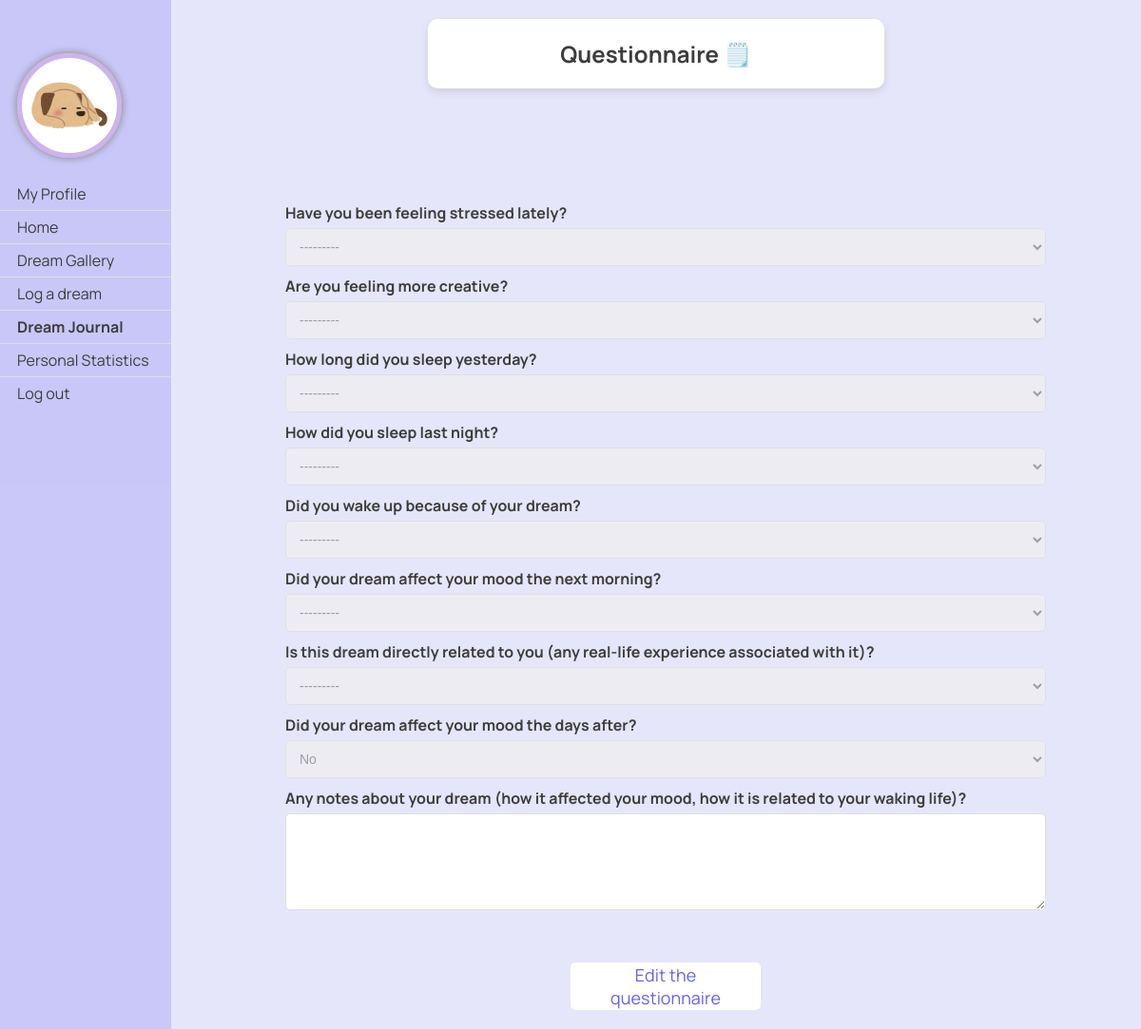
The app's page /dreams/questionnaire/312/ (signed in) with its own data.
### dreams/models.py (models this page shows, shortened)
class Profile(models.Model):
    user = models.OneToOneField(User, on_delete=models.CASCADE)
    avatar = models.CharField(max_length=100, choices=[
        ('1.jpg', 'Picture 1'),
        ('3.jpg', 'Picture 3'),
        ('4.jpg', 'Picture 4'),
        ('5.jpg', 'Picture 5'),
        ('6.jpg', 'Picture 6'),
        ('7.jpg', 'Picture 7'),
        ('8.jpg', 'Picture 8'),
        ('9.jpg', 'Picture 9'),
        ('10.jpg', 'Picture 10'),
        ('11.jpg', 'Picture 11'),
        ('12.jpg', 'Picture 12'),
        ('13.jpg', 'Picture 13'),
    ],
                              default='1.jpg')
    bio = models.TextField()

class Questionnaire(models.Model):
    dream = models.OneToOneField(Dream, on_delete=models.CASCADE, related_name='questionnaire')
    quality_option = [
        ('0', 'Very poor'),
        ('1', 'Poor'),
        ('2', 'Neutral'),
        ('3', 'Good'),
        ('4', 'Very Good'),
    ]
    boolean_option = [
        ('0', 'No'),
        ('1', 'Yes'),
    ]
    duration_option = [
        ('0', 'Less than 3 hours'),
        ('1', '3-5 hours'),
        ('2', '6-8 hours'),
        ('3', 'More than 8 hours'),
    ]
    stress = models.CharField(max_length=1, choices=boolean_option, blank=True, null=True)
    creativity = models.CharField(max_length=1, choices=boolean_option, blank=True, null=True)
    sleep_duration = models.CharField(max_length=1, choices=duration_option, blank=True, null=True)
    sleep_quality = models.CharField(max_length=1, choices=quality_option, blank=True, null=True)
    awakening = models.CharField(max_length=1, choices=boolean_option, blank=True, null=True)
    morning_mood = models.CharField(max_length=1, choices=boolean_option, blank=True, null=True)
    dream_relation_oneself = models.CharField(max_length=1, choices=boolean_option, blank=True, null=True)
    dream_impact_mood = models.CharField(max_length=1, choices=boolean_option, blank=True, null=True)
    notes = models.TextField(blank=True, null=True)

### dreams/views.py (the view, shortened to what this page needs)
# urls.py: path('questionnaire/<int:dream_id>/', views.questionnaire, name='questionnaire'),
@login_required
def questionnaire(request, dream_id):
    dream = get_object_or_404(Dream, id=dream_id)
    edit_questionnaire = False
    view_only = request.method == 'GET'
    if hasattr(dream, 'questionnaire'):
        questionnaire = dream.questionnaire
        form = QuestionnaireForm(instance=questionnaire)
        if view_only:
            for field in form.fields.values():
                field.widget.attrs['disabled'] = 'disabled'
    else:
        questionnaire = None
        form = QuestionnaireForm()
    return render(request, 'dreams/questionnaire.html', {'form': form, 'dream': dream, 'view_only': view_only, 'edit_questionnaire': edit_questionnaire})

### dreams/templates/dreams/questionnaire.html (shortened to what this page needs)
{% load static %}
<!DOCTYPE html>
<html lang="en">
<head>
    <link rel="stylesheet" type="text/css" href="{% static 'css/styles.css' %}">
</head>
<body>
<div class="sidenav">
    <a href="{% url 'dreams:profile' %}" class="profile-link">
        <img src="{% static 'pfps/'|add:user.profile.avatar %}"
             style="width: 100px; height: 100px; border-radius: 50%; border: 5px solid #cdb4eb; box-shadow: 0 0 10px #808080;">
        <br></br>
        <span>My Profile</span>
    </a>
    <a href="/">Home</a>
    <a href="{% url 'dreams:gallery' %}">Dream Gallery</a>
    <a href="{% url 'dreams:log_dream' %}">Log a dream</a>
    <a href="{% url 'dreams:dream_journal' %}"><b>Dream Journal</b></a>
    <a href="{% url 'dreams:personal_statistics' %}">Personal Statistics</a>
    <a href="{% url 'logout' %}">Log out</a>
</div>
<div class="header">
    <h2>Questionnaire 🗒️</h2>
</div>
    <div class="container">
        <form class="form-container" method="post">
            {% for field in form %}
                <div class="form-group">
                    {{ field.label_tag }}
                    {{ field }}
                </div>
            {% endfor %}
            {% if view_only %}
                <div style="display: flex; gap: 10px; margin-top: 50px; justify-content: center;">
                    <form action="{% url 'dreams:questionnaire' dream.id %}" method="post">
                        <button type="submit" name="edit_questionnaire" value="true" class="btn">Edit the questionnaire</button>
                    </form>
                </div>
             {% else %}
             <button type="submit" class="btn btn-primary">Submit</button>
            {% endif %}
        </form>
    </div>
</body>
</html>

### static/css/styles.css (style rules this page uses)
body { font-family: 'Manrope', -apple-system, BlinkMacSystemFont, "Segoe UI", Roboto, Oxygen-Sans, Ubuntu, Cantarell, "Helvetica Neue", sans-serif; margin: 0; padding: 0; background-color: #E6E6FA; }
.button, button { font-family: 'Manrope', sans-serif; background-color: white; color: rgba(103, 96, 240); text-decoration: none; padding: 10px 20px; border: none; border-radius: 5px; font-size: 18px; cursor: pointer; width: 200px; height: 50px; display: inline-flex; align-items: center; justify-content: center; transition: background-color 0.3s, color 0.3s; }

### dreams/templates/dreams/questionnaire.html (style rules this page uses)
body, html { margin: 0; padding: 0; width: 100%; height: 100%; font-family: 'Manrope', -apple-system, BlinkMacSystemFont, "Segoe UI", Roboto, Oxygen-Sans, Ubuntu, Cantarell, "Helvetica Neue", sans-serif; display: flex; flex-direction: column; justify-content: space-between; align-items: center; }
.header { background: #FFFFFF; color: #3D3D3D; border-radius: 10px; box-shadow: 0 4px 8px rgba(0, 0, 0, 0.1); width: 40%; text-align: center; margin-top: 20px; margin-left: 180px; margin-bottom: 220px; z-index: 2; position: relative; }
.sidenav { height: 100%; width: 180px; position: fixed; z-index: 1; top: 0; left: 0; background-color: rgba(103, 96, 240, 0.224); overflow-x: hidden; padding-top: 50px; }
.sidenav a { padding: 6px 8px 6px 18px; text-decoration: none; font-size: 16px; color: #3D3D3D; display: block; border-bottom: 1px solid #ddd; }
.sidenav a:last-child { border-bottom: none; }
.container { display: flex; flex-direction: column; font-family: 'Manrope'; justify-content: center; align-items: center; width: calc(100% - 200px); height: calc(100vh - 150px); margin-left: 200px; z-index: 1; }
.form-container { max-width: 800px; width: 100%; padding: 20px; border-radius: 10px; }
.form-group { margin-bottom: 10px; }
.form-group label { display: block; font-weight: bold; margin-bottom: 5px; color: #3D3D3D; }
.form-group input, .form-group select, .form-group textarea { width: 100%; padding: 10px; border: 1px solid #ddd; border-radius: 5px; box-sizing: border-box; font-size: 14px; }
.form-group textarea { resize: vertical; min-height: 100px; background-color: #FFFFFF; }

### records on screen
Questionnaire: form "---------" "---------" "---------" "---------" "---------" "---------" "---------" "No"

### other values on screen
{{ field.label_tag }} "Have you been feeling stressed lately?" "Are you feeling more creative?" "How long did you sleep yesterday?" "How did you sleep last night?" "Did you wake up because of your dream?" "Did your dream affect your mood the next morning?" "Is this dream directly related to you (any real-life experience associated with it)?" "Did your dream affect your mood the days after?" "Any notes about your dream (how it affected your mood, how it is related to your waking life)?"
